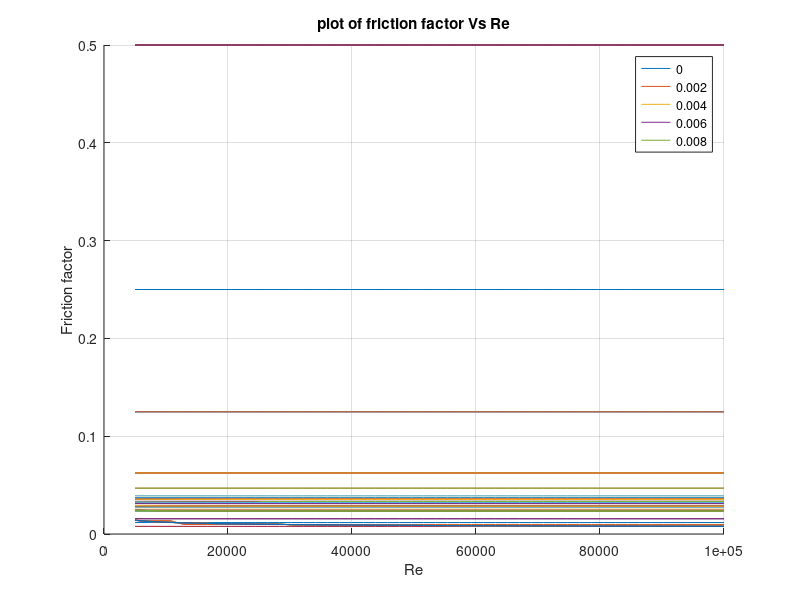

Source code (MATLAB):
clear all;
clc;

for e = 0: 0.002: 0.008 % Dimensionless surface roughness of pipe
Re = linspace(5000, 100000, 50); % Reynold's Number
D = linspace(4*0.0254, 4*0.0254, 50) ; % Inner Diameter of pipe (m)
 
error =linspace(1, 1, 50);
tol = linspace(10e-5, 10e-5, 50);
a = linspace(0 , 0, 50); %the lower endpoint of the [a,b] interval
b = linspace(1 , 1, 50); %the higher endpoint of the [a,b] interval
k = 0; %main algorithm

while error > tol % Loop ends when condition is violated. 
x = (a + b)/2;   % Calculates the midpoint of a and b.
f_x = -1./sqrt(x)-2.*log10(((e)/3.7)+2.51./Re.*sqrt(x)); % Colebrook equation

for i = 1:50
if f_x(i) < 0
a(i) = x(i); % Reassigns a 
elseif f_x(i) > 0
b(i) = x(i); % Reassigns b values
end
error = abs(f_x(i));
k=k+1; %number of iterations
end
disp(x)

hold on 
plot(Re, x)
grid on
title ('plot of friction factor Vs Re')
xlabel('Re')
ylabel('Friction factor')
end %output
legend ('0', '0.002', '0.004', '0.006', '0.008');
fprintf('Iteration needed: %d, converged answer, x=%.4f, err=%.8f\n', k, x, error);
hold off
end
